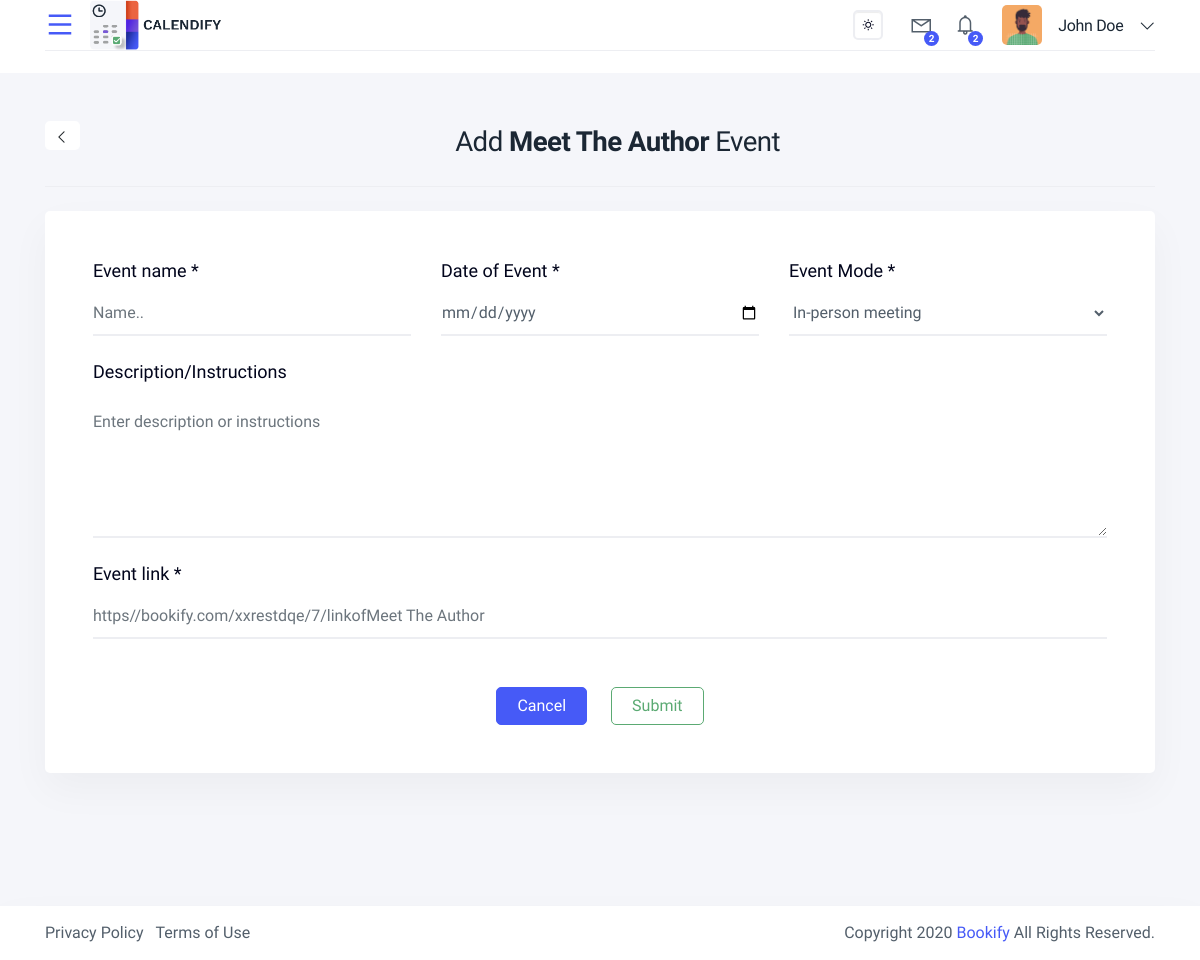
Page /add-event/7 (signed in) on the committed database.
### app/models.py (models this page shows, shortened)
class User(UserMixin, db.Model):
    __tablename__ = 'users'
    id = db.Column(db.Integer, primary_key=True)
    username = db.Column(db.String(64), index=True, )
    first_name = db.Column(db.String(64), index=True,)
    last_name = db.Column(db.String(64), index=True,)
    email = db.Column(db.String(120), index=True, unique=True)
    password_hash = db.Column(db.String(128))
    user_role = db.Column(db.Integer)
    events = db.relationship('Event', backref='User', lazy=True)

class EventGroup(db.Model):
    __tablename__ = 'event_groups'
    id = db.Column(db.Integer, primary_key=True)
    name = db.Column(db.String(100), nullable=False)
    description = db.Column(db.Text)
    created_at = db.Column(db.DateTime, default=datetime.utcnow)
    events = db.relationship('Event', backref='event_group', lazy=True)

### app/services/views.py (the view, shortened to what this page needs)
@bp.route('/add-event/<int:id>', methods=['GET', 'POST'])
@login_required
def add_event(id):
    group_data = EventGroup.query.get_or_404(id)
    return render_template('services/add-event.html', title='Register', group_data=group_data)

### app/models.py (called while the page is built)
@login.user_loader
def load_user(user_id):
    return User.query.get(user_id)

### app/templates/services/add-event.html (shortened to what this page needs)
﻿{% extends "header.html" %}
{% block body %}
      <div class="content-page">
    <div class="container">
        <div class="row">
            <div class="col-lg-12 mb-4">
                <div class="py-4 border-bottom">
                    <div class="float-left"><a href="/new-event" class="badge bg-white back-arrow"><i class="las la-angle-left"></i></a></div>
                    <div class="form-title text-center">
                        <h3>Add <b>{{ group_data.name }}</b> Event</h3>
                    </div>
                </div>
            </div>
         <div class="col-lg-12">
  <div class="card card-block card-stretch create-workform">
    <div class="card-body p-5">
      <div class="row">
        <div class="col-lg-4 mb-4">
          <label class="title">Event name *</label>
          <input type="text" class="form-control" placeholder="Name.." name="eventName">
        </div>
        <div class="col-lg-4 mb-4">
          <label class="title">Date of Event *</label>
          <input type="date" class="form-control" placeholder="Name.." name="eventDate">
        </div>
        <div class="col-lg-4 mb-4">
          <label class="title">Event Mode *</label>
          <div class="search-dropdown-select device-search">
            <select name="location" class="form-control">
              <option value="in-person-meeting">In-person meeting</option>
            </select>
          </div>
        </div>
        <div class="col-lg-12 mb-4">
          <label class="title mb-3">Description/Instructions</label>
          <textarea id="editar" class="form-control" rows="4" placeholder="Enter description or instructions" name="description"></textarea>
        </div>
        <div class="col-lg-12 mb-4">
          <label class="title">Event link *</label>
          <input type="text" class="form-control" name="eventLink"  placeholder="https//bookify.com/xxrestdqe/{{group_data.id}}/linkof{{group_data.name}}" read-only>
        </div>
        <div class="col-lg-12 mt-4">
          <div class="d-flex flex-wrap align-items-ceter justify-content-center">
            <div class="btn btn-primary mr-4">
              <a href="/dashboard" class="cancel-btn">Cancel</a>
            </div>
            <button type="submit" id="submit-create" class="btn btn-outline-success">Submit</button>
          </div>
        </div>
      </div>
    </div>
  </div>
</div>
        </div>
    </div>
      </div>
    </div>
{% endblock %}

### app/templates/header.html (shortened to what this page needs)
<!doctype html>
<html lang="en">
  <head>
        <link href="{{ url_for('static', filename='book/css/backend.min.css') }}" rel="stylesheet">
        <link href="{{ url_for('static', filename='book/vendor/@fortawesome/fontawesome-free/css/all.min.css') }}" rel="stylesheet">
        <link href="{{ url_for('static', filename='book/vendor/line-awesome/dist/line-awesome/css/line-awesome.min.css') }}" rel="stylesheet">
        <link href="{{ url_for('static', filename='book/vendor/remixicon/fonts/remixicon.css') }}" rel="stylesheet">
        <link rel="stylesheet" href="{{ url_for('static', filename='book/vendor/fullcalendar/core/main.css') }}">
        <link rel="stylesheet" href="{{ url_for('static', filename='book/vendor/fullcalendar/daygrid/main.css') }}">
        <link rel="stylesheet" href="{{ url_for('static', filename='book/vendor/fullcalendar/timegrid/main.css') }}">
        <link rel="stylesheet" href="{{ url_for('static', filename='book/vendor/fullcalendar/list/main.css') }}">
</head>
<body class="fixed-top-navbar top-nav  ">
    <div class="wrapper">
      <div class="iq-top-navbar">
          <div class="container">
              <div class="iq-navbar-custom">
                  <div class="d-flex align-items-center justify-content-between">
                      <div class="iq-navbar-logo d-flex align-items-center justify-content-between">
                          <i class="ri-menu-line wrapper-menu"></i>
                          <a href="/" class="header-logo">
                            <img src="{{ url_for('static', filename='book/images/logo.png') }}" class="img-fluid rounded-normal light-logo" alt="logo">
                          </a>
                      </div>
                        {% if  current_user.is_authenticated %}
                      <nav class="navbar navbar-expand-lg navbar-light p-0">
                          <div class="change-mode">
                              <div class="custom-control custom-switch custom-switch-icon custom-control-indivne">
                                  <div class="custom-switch-inner">
                                      <label class="custom-control-label" for="dark-mode" data-mode="toggle">
                                          <span class="switch-icon-right"><i class="a-right ri-sun-line"></i></span>
                                      </label>
                                  </div>
                              </div>
                          </div>
                          <div class="collapse navbar-collapse" id="navbarSupportedContent">
                              <ul class="navbar-nav ml-auto navbar-list align-items-center">
                                  <li class="nav-item nav-icon dropdown ml-3">
                                      <a href="#" class="search-toggle dropdown-toggle" id="dropdownMenuButton2" data-toggle="dropdown" aria-haspopup="true" aria-expanded="false">
                                          <i class="las la-envelope"></i>
                                          <span class="badge badge-primary count-mail rounded-circle">2</span>
                                      </a>
                                  </li>
                                  <li class="nav-item nav-icon dropdown">
                                      <a href="#" class="search-toggle dropdown-toggle" id="dropdownMenuButton" data-toggle="dropdown" aria-haspopup="true" aria-expanded="false">
                                          <i class="las la-bell"></i>
                                          <span class="badge badge-primary count-mail rounded-circle">2</span>
                                      </a>
                                  </li>
                                  <li class="caption-content">
                                      <a href="#" class="search-toggle dropdown-toggle d-flex align-items-center" id="dropdownMenuButton3" data-toggle="dropdown" aria-haspopup="true" aria-expanded="false">
                                    <img src="{{ url_for('static', filename='book/images/user/01.jpg') }}" class="avatar-40 img-fluid rounded" alt="user">
                                          <div class="caption ml-3">
                                              <h6 class="mb-0 line-height">{{current_user.first_name }} {{ current_user.last_name}}<i class="las la-angle-down ml-3"></i></h6>
                                          </div>
                                      </a>
                                  </li>
                                   {% else %}
                                  <li class=" ">
                                    <a href="/login" class="btn btn-outline-primary rounded-pill mt-2"><i class="ri-heart-line"></i>Login</a>
                                    </li>
                                 </ul>
                                 {% endif %}
                          </div>
                      </nav>
                  </div>
              </div>
          </div>
      </div>
{% block body %}
{% endblock %}
    <footer class="iq-footer">
        <div class="container-fluid container">
            <div class="row">
                <div class="col-lg-6">
                    <ul class="list-inline mb-0">
                        <li class="list-inline-item"><a href="privacy-policy.html">Privacy Policy</a></li>
                        <li class="list-inline-item"><a href="terms-of-service.html">Terms of Use</a></li>
                    </ul>
                </div>
                <div class="col-lg-6 text-right">
                    Copyright 2020 <a href="#">Bookify</a> All Rights Reserved.
                </div>
            </div>
        </div>
    </footer>
</body>
</html>

### rows in the picture
User: first_name "John", last_name "Doe"
EventGroup: name "Meet The Author", eventLink "https//bookify.com/xxrestdqe/7/linkofMeet The Author"
